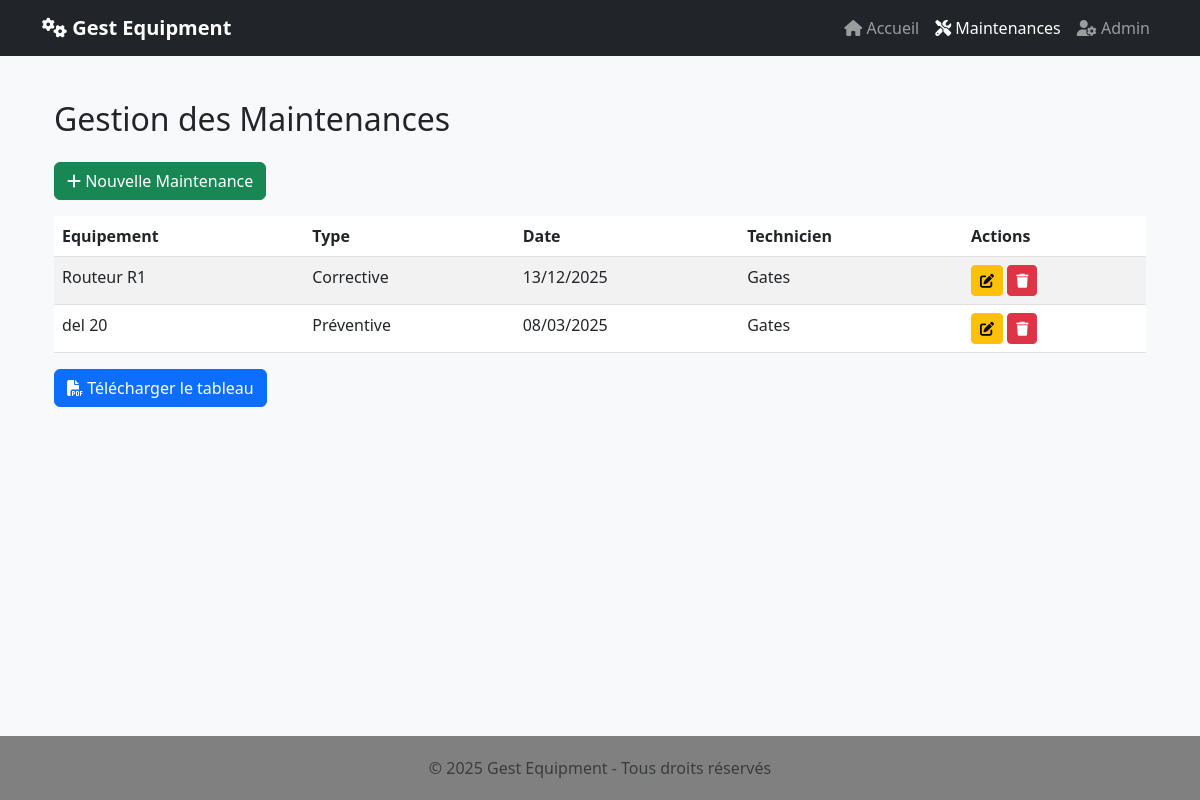
The app's page /maintenances/ with its own data.
### equipments/models.py (models this page shows, shortened)
class Maintenance(models.Model):
    TYPE_MAINTENANCE_CHOICES = [
        ('Préventive', 'Préventive'),
        ('Corrective', 'Corrective'),
    ]
    équipement = models.ForeignKey(Equipement, on_delete=models.CASCADE, related_name='maintenances')
    type_maintenance = models.CharField(max_length=50, choices=TYPE_MAINTENANCE_CHOICES)
    date_maintenance = models.DateTimeField(null=True,blank=True)
    technicien = models.ForeignKey('Technicien', on_delete=models.SET_NULL, null=True, related_name='maintenances')
    commentaire = models.TextField()

class Equipement(models.Model):
    STATUTS = [
        ('fonctionnel', 'Fonctionnel'),
        ('panne', 'En panne'),
        ('maintenance', 'En maintenance'),
    ]
    nom = models.CharField(max_length=255)
    type = models.CharField(max_length=100)
    etat = models.CharField(max_length=50, choices=STATUTS, default='fonctionnel')

class Technicien(models.Model):
    user = models.OneToOneField(Utilisateur, on_delete=models.CASCADE)  # Lien avec l'utilisateur
    nom = models.CharField(max_length=100)
    prénom = models.CharField(max_length=100)
    email = models.EmailField()
    téléphone = models.CharField(max_length=20)

### equipments/views.py (the view)
# urls.py: path('maintenances/', MaintenanceListView.as_view(), name='maintenance_list'),
class MaintenanceListView(ListView):
    model = Maintenance
    template_name = 'maintenance/list.html'
    context_object_name = 'maintenances'
    ordering = ['-date_maintenance']
    paginate_by = 10

### equipments/templates/equipments/maintenance_list.html (shortened to what this page needs)
{% extends "equipments/base.html" %}
{% block content %}
<div class="container mt-4">
    <h2 class="mb-4">Gestion des Maintenances</h2>
    <a href="{% url 'maintenance_create' %}" class="btn btn-success mb-3">
        <i class="fas fa-plus"></i> Nouvelle Maintenance
    </a>
    <div class="table-responsive">
        <table class="table table-striped table-hover">
            <thead class="thead-dark">
                <tr>
                    <th>Equipement</th>
                    <th>Type</th>
                    <th>Date</th>
                    <th>Technicien</th>
                    <th>Actions</th>
                </tr>
            </thead>
            <tbody>
                {% for maintenance in maintenances %}
                <tr>
                    <td>{{ maintenance.équipement.nom }}</td>
                    <td>{{ maintenance.get_type_maintenance_display }}</td>
                    <td>{{ maintenance.date_maintenance|date:"d/m/Y  " }}</td>
                    <td>{{ maintenance.technicien.nom|default:"Non assigné" }}</td>
                    <td>
                        <a href="{% url 'maintenance_update' maintenance.pk %}" class="btn btn-sm btn-warning">
                            <i class="fas fa-edit"></i>
                        </a>
                        <a href="{% url 'maintenance_delete' maintenance.pk %}" class="btn btn-sm btn-danger">
                            <i class="fas fa-trash"></i>
                    </td>
                </tr>
                {% endfor %}
            </tbody>
        </table>
                        <button id="downloadPdf2" class="btn btn-primary mb-4">
                           <i class="fas fa-file-pdf"></i> Télécharger le tableau
                        </button>
    </div>
</div>
{% endblock %}

### equipments/templates/equipments/base.html (style rules this page uses)
body { background-color: #f8f9fa; min-height: 100vh; display: flex; flex-direction: column; }

### records on screen
Maintenance: équipement.nom "Routeur R1", type_maintenance "Corrective", date_maintenance "13/12/2025", technicien.nom "Gates"
Maintenance: équipement.nom "del 20", type_maintenance "Préventive", date_maintenance "08/03/2025", technicien.nom "Gates"
